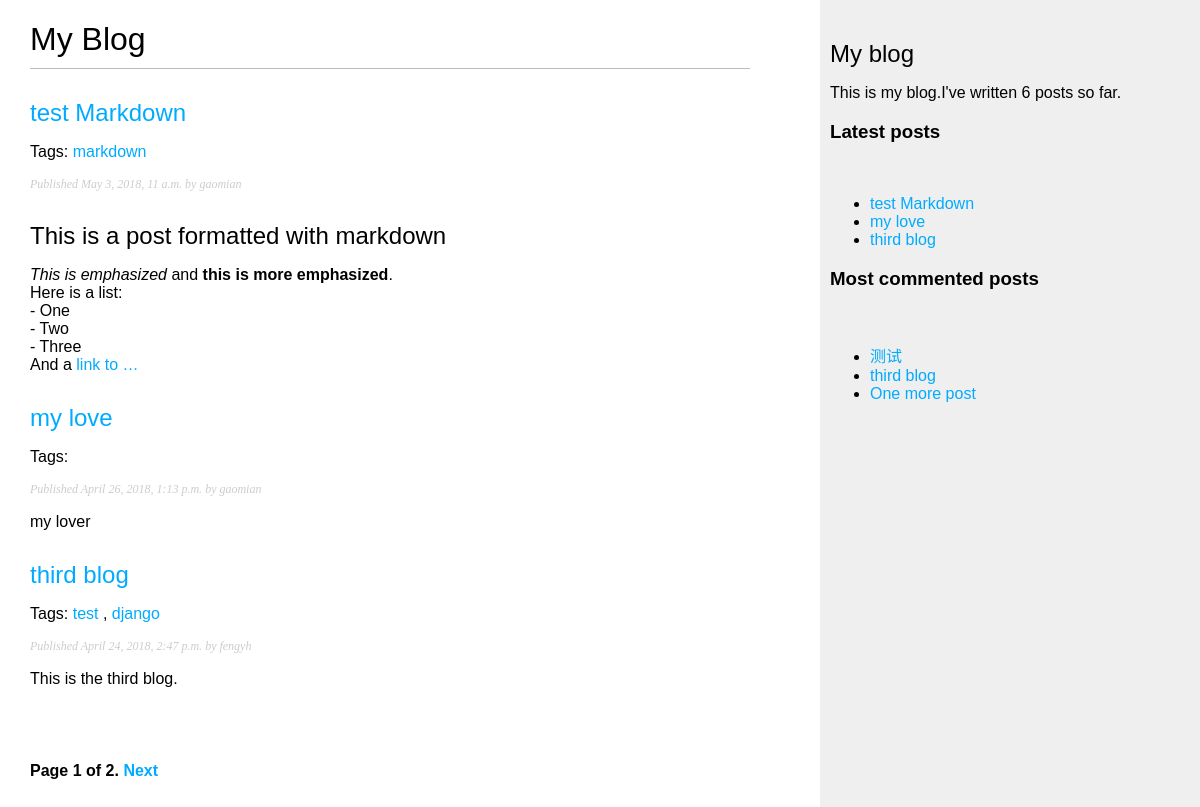
Screenshot of /blog/ with the database file from the repository.
### blog/models.py (models this page shows, shortened)
class Post(models.Model):
	objects = models.Manager()
	published = PublishedManager()
	STATUS_CHOICES = (
		('draft', 'Draft'),
		('published', 'Published'),
	)
	title = models.CharField(max_length=250)
	slug = models.SlugField(max_length=250, unique_for_date='publish')
	author = models.ForeignKey(User, related_name='blog_posts', on_delete=models.CASCADE)
	body = models.TextField()
	publish = models.DateTimeField(default=timezone.now)
	created = models.DateTimeField(auto_now_add=True)
	updated = models.DateTimeField(auto_now=True)
	status = models.CharField(max_length=10,choices=STATUS_CHOICES,default='draft')
	tags = TaggableManager()
	class Meta:
		ordering = ('-publish',)
	def get_absolute_url(self):
		return reverse('blog:post_detail', args=[self.publish.year, self.publish.strftime('%m'), self.publish.strftime('%d'), self.slug])

### blog/views.py (the view)
# urls.py: path('', views.post_list, name='post_list'),
def post_list(request, tag_slug=None):
	object_list = Post.published.all()
	tag = None
	if tag_slug:
		tag = get_object_or_404(Tag, slug=tag_slug)
		object_list = object_list.filter(tags__in=[tag])
	paginator = Paginator(object_list, 3)
	page = request.GET.get('page')
	try:
		posts = paginator.page(page)
	except PageNotAnInteger:
		posts = paginator.page(1)
	except EmptyPage :
		posts = paginator.page(paginator.num_pages)
	return render(request, 'blog/post/list.html', {'page' : page, 'posts':posts, 'tag':tag})

### blog/models.py (called while the page is built)
	def get_queryset(self):
		return super(PublishedManager, self).get_queryset().filter(status='published')

### blog/templatetags/blog_tags.py (called while the page is built)
@register.simple_tag
def total_posts():
	return Post.published.count()

@register.inclusion_tag('blog/post/latest_posts.html')
def show_latest_posts(count=5):
	latest_posts = Post.published.order_by('-publish')[:count]
	return {'latest_posts': latest_posts}

@register.inclusion_tag('blog/post/most_commented_posts.html')
def get_most_commented_posts(count=5):
	most_commented_posts = Post.published.annotate(total_comments=Count('comments')).order_by('-total_comments')[:count]
	return {'most_commented_posts': most_commented_posts}

@register.filter(name='markdown')
def markdown_format(text):
	return mark_safe(markdown.markdown(text))

### blog/templates/blog/post/list.html (shortened to what this page needs)
﻿{% extends "blog/base.html" %}
{% load blog_tags %}
{% block content %}
	<h1>My Blog</h1>
	{% for post in posts %}
		<h2>
			<a href="{{ post.get_absolute_url }}">
				{{ post.title }}
			</a>
		</h2>
		<p class="tags">
			Tags:
			{% for tag in post.tags.all %}
				<a href="{% url 'blog:post_list_by_tag' tag.slug %}">{{ tag.name }}</a>
				{% if not forloop.last %}, {% endif %}
			{% endfor %}
		</p>
		<p class="date">Published {{ post.publish }} by {{ post.author }} </p>
		{{ post.body | markdown | truncatewords_html:30 }}
	{% endfor %}
	{% include "pagination.html" with page=posts %}
{% endblock %}

### blog/templates/blog/base.html (shortened to what this page needs)
﻿{% load staticfiles %}
{% load blog_tags %}
<!DOCTYPE html>
<html>
<head>
	<link rel="stylesheet" type="text/css" href="{% static 'css/blog.css' %}">
</head>
<body>
	<div id="content">
		{% block content %}
		{% endblock %}
	</div>
	<div id="sidebar">
		<h2>My blog</h2>
		<p>This is my blog.I've written {% total_posts %} posts so far.</p>
		<h3>Latest posts</h3>
		{% show_latest_posts 3 %}
		<h3>Most commented posts</h3>
		{% get_most_commented_posts 3 %}
	</div>
</body>
</html>

### blog/templates/pagination.html (shortened to what this page needs)
﻿<div class="pagination">
	<span class="step-links">
		<span class="current">
			Page {{ page.number }} of {{ page.paginator.num_pages }}.
		</span>
		{% if page.has_next %}
			<a href="?page={{ page.next_page_number }}">Next</a>
		{% endif %}
	</span>
</div>

### blog/templates/blog/post/latest_posts.html
﻿<ul>
	{% for post in latest_posts %}
		<li>
			<a href="{{ post.get_absolute_url }}">{{ post.title }}</a>
		</li>
	{% endfor %}
</ul>

### blog/templates/blog/post/most_commented_posts.html
﻿<ul>
	{% for post in most_commented_posts %}
	<li>
		<a href="{{ post.get_absolute_url }}">{{ post.title }}</a>
	</li>
	{% endfor %}
</ul>

### blog/static/css/blog.css (style rules this page uses)
a { color:#00abff; text-decoration:none; }
h1 { font-weight:normal; border-bottom:1px solid #bbb; padding:0 0 10px 0; }
h2 { font-weight:normal; margin:30px 0 0; }
#content { float:left; width:60%; padding:0 0 0 30px; }
#sidebar { float:right; width:30%; padding:10px; background:#efefef; height:100%; }
p.date { color:#ccc; font-family: georgia, serif; font-size: 12px; font-style: italic; }
.pagination { margin:40px 0; font-weight:bold; }

### rows the page displays
Post: title "test Markdown", publish "May 3, 2018, 11 a.m.", author "gaomian", body "This is a post formatted with markdown This is emphasized and this is more emphasized . Here is a list: - One - Two - Three And a link to …"
Tag: name "markdown"
Post: title "my love", publish "April 26, 2018, 1:13 p.m.", author "gaomian", body "my lover"
Post: title "third blog", publish "April 24, 2018, 2:47 p.m.", author "fengyh", body "This is the third blog."
Tag: name "test"
Tag: name "django"
Post: title "测试"
Post: title "One more post"

### other values shown
{{ page.number }} "1"
{{ page.paginator.num_pages }} "2"
